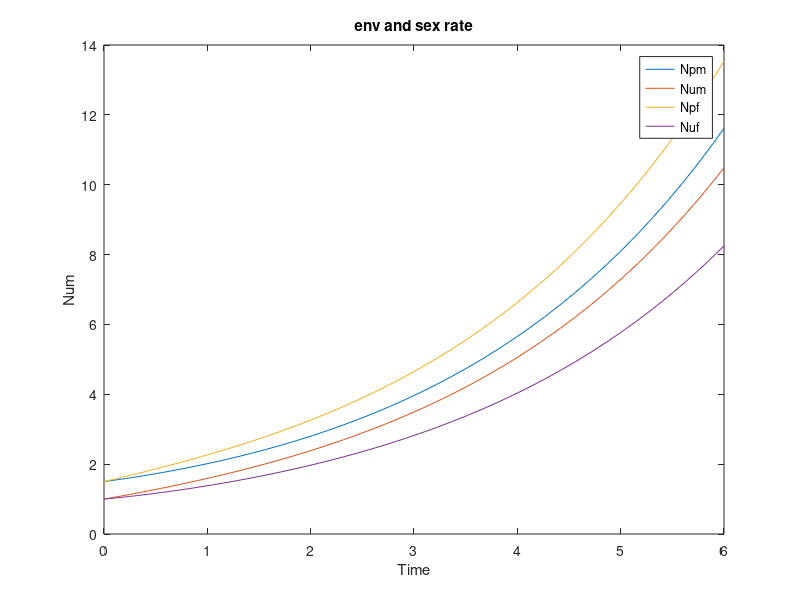

Here is the MATLAB script that generated this plot:
% task2的主函数，解微分方程
clear;close;

ap = 1;
au = 0.4;
mp = 0.4;
mu = 0.8;
b = 0.4;
r = 4;

% ap = 0.7;
% au = 0.7;
% mp = 0.4;
% mu = 0.8;
% b = 0.4;
% r = 1;

ode_system = @(t, y) [
    ap * mp * min(y(1), y(2)) + b * (y(3) - y(1)); %Npm
    ap * (1 - mp) * min(y(1), y(2)) + b * (y(4) / r - y(2));
    au * mu * min(y(3), y(4)) + b * (y(1) - y(3)); %Num
    au * (1 - mu) * min(y(3), y(4)) + b * (y(2) * r - y(4));
    ap * (1 - mp) * min(y(1), y(2)) + b * (y(6) - y(5)); %Npf
    au * (1 - mu) * min(y(3), y(4)) + b * (y(5) - y(6)); %Nuf
];


tspan = [0 6]; % 从0到6年

y0 = [1.5; 1.5; 1; 1; 1.5; 1]; % 初值

% ode45
[t, y] = ode45(ode_system, tspan, y0);

y_pic = [y(:,1), y(:,3), y(:,5), y(:,6)];
figure;
plot(t, y_pic);
xlabel('Time');
ylabel('Num');
legend('Npm', 'Num', 'Npf', 'Nuf');
title('env and sex rate');

disp(sum(y_pic(end, :)))